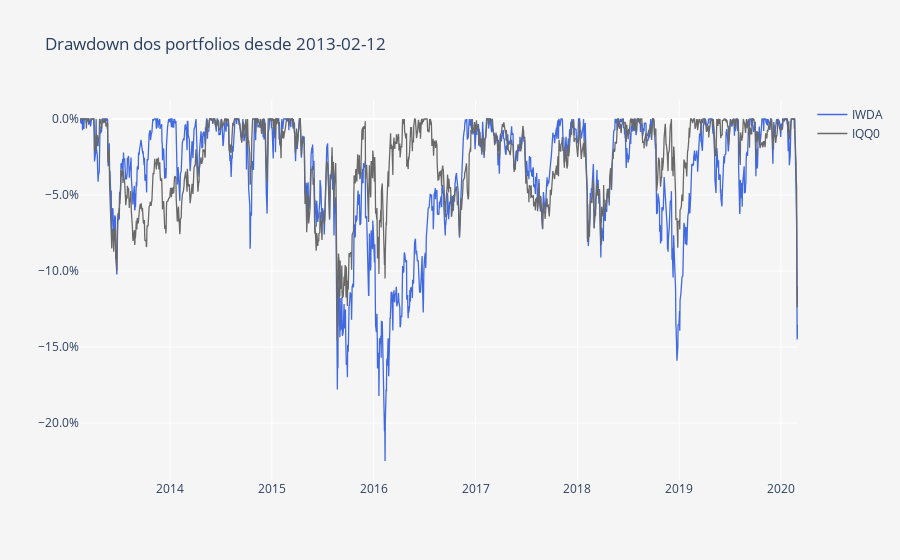

The code cell stored with this chart in its notebook:
### Markdown cell above
O gráfico acima apresenta a linha de performance de ambos os ETFs. Em baixo podemos ver um pequeno gráfico do diferencial absoluto entre ambos e nos apercebermos facilmente das diferentes performances ao longo do tempo. Podemos observar uma overperformance do IQQ0 em períodos de stress dos mercados accionistas que acaba por ser compensada por uma underperformance quando os mercados estão a subir.

### Code cell
DD = compute_drawdowns(fundos)
DD = DD /100

layout = go.Layout(
    title='Drawdown dos portfolios desde ' + Begin,
    plot_bgcolor='#f5f5f5',
    paper_bgcolor='#f5f5f5',
    xaxis=dict(
        title='',
        showgrid=True,
        titlefont=dict(size=12),
    ),
    yaxis=dict(
        title='',
        showgrid=True,
        zeroline=True, # Adicionar ou não a zero line
        tickformat=".1%" # tickformat=".2%" se quiseres mais casas decimais
    ))

trace0 = go.Scatter(
    x = DD.index,
    y = DD.iloc[:, 0],
    name = 'IWDA',
    line = dict(
        color = 'royalblue',
        width = 1.3)
)

trace1 = go.Scatter(
    x = DD.index,
    y = DD.iloc[:, 1],
    name = 'IQQ0',
    line = dict(
        color = 'dimgrey',
        width = 1.3)
)

data = [trace0, trace1]
        
fig = go.Figure(data=data, layout=layout)
py.iplot(fig)

### Figure 1 — Plotly figure (JSON) as saved in the notebook; plotly's stock layout.template omitted (floating-point values rounded to 4 significant figures; data arrays with more than 128 entries replaced by an {"elided": "..."} marker saying what was removed)
{"data": [{"line": {"color": "royalblue", "width": 1.3}, "name": "IWDA", "type": "scatter", "x": {"elided": "1802 str values"}, "y": {"elided": "1802 float values"}}, {"line": {"color": "dimgrey", "width": 1.3}, "name": "IQQ0", "type": "scatter", "x": {"elided": "1802 str values"}, "y": {"elided": "1802 float values"}}], "layout": {"autosize": true, "paper_bgcolor": "#f5f5f5", "plot_bgcolor": "#f5f5f5", "title": {"text": "Drawdown dos portfolios desde 2013-02-12"}, "xaxis": {"autorange": true, "range": ["2013-02-12", "2020-03-02"], "showgrid": true, "title": {"font": {"size": 12}, "text": ""}, "type": "date"}, "yaxis": {"autorange": true, "range": [-0.2374, 0.0125], "showgrid": true, "tickformat": ".1%", "title": {"text": ""}, "type": "linear", "zeroline": true}}}
